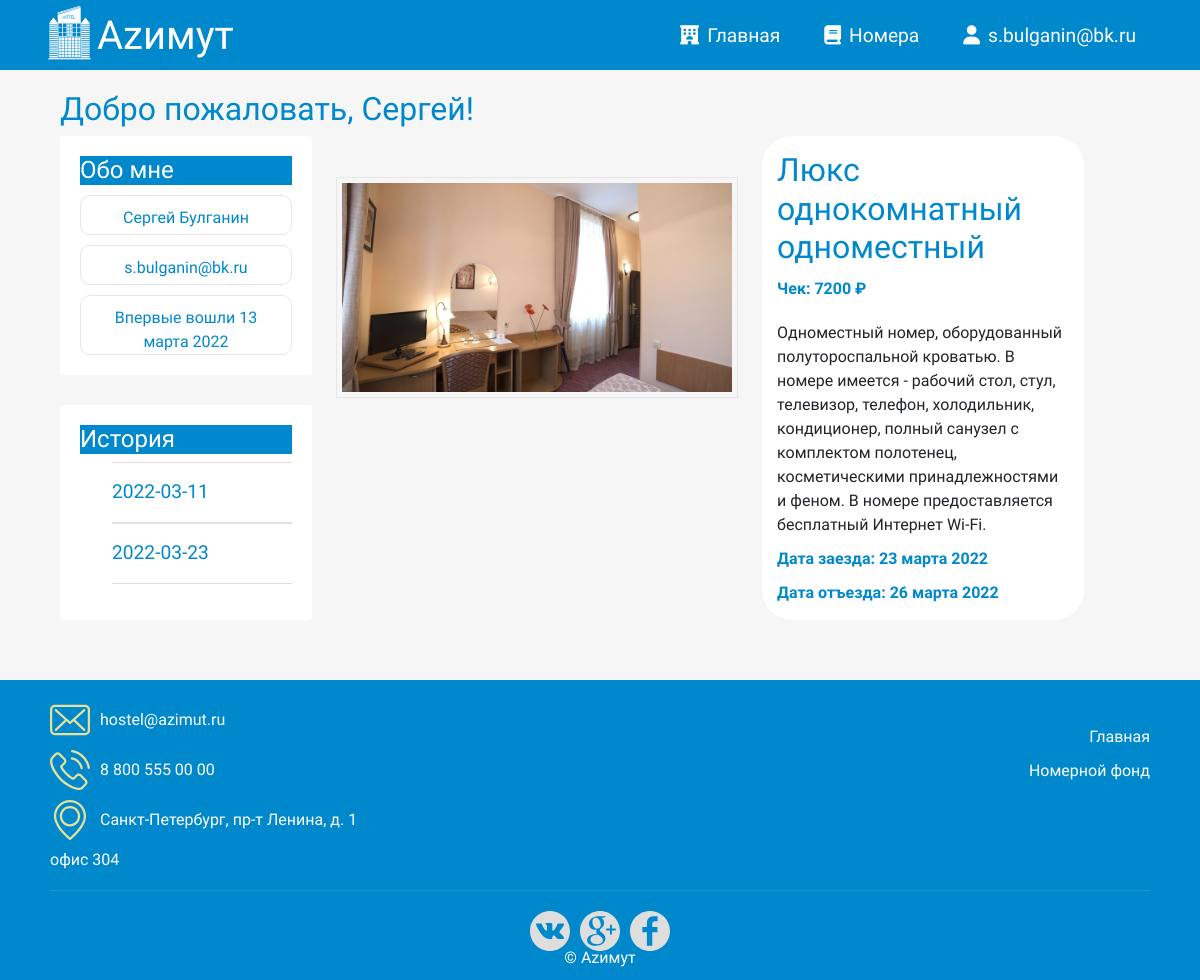
The app's page /index.php?page=profile (signed in) with its own data.
### tables this page shows
CREATE TABLE `transactions` (
  `id_transaction` int UNSIGNED NOT NULL,
  `user_id` int NOT NULL,
  `room_id` int NOT NULL,
  `checkin` date NOT NULL,
  `checkout` date NOT NULL,
  `cost` int NOT NULL
);

CREATE TABLE `rooms` (
  `id_room` int NOT NULL,
  `name` varchar(60) NOT NULL,
  `category_id` int NOT NULL,
  `room_count` int NOT NULL,
  `description` text NOT NULL,
  `status_id` int NOT NULL,
  `price` int NOT NULL,
  `photo` varchar(40) NOT NULL
);

### functions.php (called while the page is built, shortened)
<?php
	function dateFormat($date, $is_time = false){
		list($day, $time) = explode(' ', $date);
		switch( $day ){
           	default:
           		list($y, $m, $d)  = explode('-', $day);
           		$month_str = array(
           			'января', 'февраля', 'марта',
           			'апреля', 'мая', 'июня',
           			'июля', 'августа', 'сентября',
           			'октября', 'ноября', 'декабря'
           		);
           		$month_int = array(
           			'01', '02', '03',
           			'04', '05', '06',
           			'07', '08', '09',
           			'10', '11', '12'
           		);
             	$m = str_replace($month_int, $month_str, $m);
             	$result = $d.' '.$m.' '.$y;
        }
     	return $result;
    }
?>

### templates/profile.php (the view, shortened to what this page needs)
<?php
    require 'functions.php';
    if(!$_SESSION['id_user']) {
        header('location: ../../index.php?page=login');
    }else{
        $id_user = $_SESSION['id_user'];
        $user_name = $_SESSION['user_name'];
        $user_surname = $_SESSION['user_surname'];
        $created = dateFormat($_SESSION['created']);
        $user_email = $_SESSION['user_email'];
    }
?>
    <h2><?php echo "Добро пожаловать, $user_name!";?></h2>
    <div class="profile-content row">
        <div class="sidenavbar col-md-3 col-12">
            <div class="section aboutuser">
                <h4>Обо мне</h4>
                <div id="user-fio"><?php echo "$user_name $user_surname";?></div>
                <div id="user-email"><?php echo "$user_email";?></div>
                <div id="created"><?php echo " Впервые вошли $created";?></div>
            </div>
            <div class="section history">
                <h4>История</h4>
                <ul>
                    <?php
                        $sql_history = $link->query("SELECT * FROM `transactions`, `rooms` WHERE `transactions`.user_id = '$id_user' AND `transactions`.room_id = `rooms`.id_room");
                        foreach ($sql_history as $record):
                    ?>
                    <li><a href="index.php?page=transact&id_transaction=<?php echo $record['id_transaction'];?>"><?php echo $record['checkin']; ?></a></li>
                <?php endforeach; ?>
                </ul>
            </div>
        </div>
        <div class="room-info col-md-9 col-12">
            <div id="singleRoom-img">
                <img src="<?php echo $record['photo']; ?>" />
            </div>
            <div id="singleRoom-content">
                <h1 id="singleRoom-name"> <?php echo $record['name'];?> </h1>
                <div id="singleRoom-price">Чек: <?php echo $record['cost'] . ' ₽';?></div>
                <div id="singleRoom-desc"><?php echo $record['description']?></div>
                <div id="singleRoom-price">Дата заезда: <?php echo dateFormat($record['checkin']);?></div>
                <div id="singleRoom-price">Дата отъезда: <?php echo dateFormat($record['checkout']);?></div>
            </div>
        </div>
    </div>

### css/hotel.css (style rules this page uses)
* { font-family: 'Comfortaa', cursive; }
html, h1, h2, h3, h4, h5, h6 { color: #0088cc; }
body { background: #f6f6f6; }
a { text-decoration: none; color: inherit; }
#singleRoom-img { float: left; width: 50%; margin-right: 3%; margin-top: 5%; }
#singleRoom-img img { width: 100%; padding: 5px; border: 1px solid rgba(225, 225, 225, 0.7); }
#singleRoom-content { float: left; width: 40%; background: #fff; padding: 15px; margin-bottom: 5%; border-radius: 30px; }
#singleRoom-name { font-size: 2em; margin-top: 0; }
#singleRoom-desc { margin-top: 20px; }
#singleRoom-price { margin-top: 10px; color: #0088cc; font-weight: bold; }
.profile-content { display: flex; flex-direction: row; }
.room-info { width: 75%; }
.sidenavbar { width: 25%; }
.sidenavbar .section { background: #fff; padding: 20px; border-radius: 4px; margin-bottom: 30px; }
.sidenavbar .section h4 { background: #0088cc; color: #fff; }
#user-fio { height: 40px; width: 100%; margin-top: 10px; padding: 10px 10px; border: 1px solid #e6e6e6; border-radius: 10px; color: #0088cc; text-align: center; }
#user-email { height: 40px; width: 100%; margin-top: 10px; padding: 10px 10px; border: 1px solid #e6e6e6; border-radius: 10px; color: #0088cc; text-align: center; }
#created { height: 60px; width: 100%; margin-top: 10px; padding: 10px 10px; border: 1px solid #e6e6e6; border-radius: 10px; color: #0088cc; text-align: center; }
.sidenavbar .history ul li { margin: 0px; padding: 0px; list-style: none; border-top: 1px solid #e0e0e0; position: relative; }
.sidenavbar .history ul li a { display: block; padding: 15px 0px 15px 0px; border-bottom: 1px solid #e0e0e0; transition: all 0.3s; text-decoration: none; font-weight: 500; color: #0088cc; font-size: 1.2em; }

### records on screen
transactions: checkin "2022-03-11"
transactions: checkin "2022-03-23", cost "7200", checkin "23 марта 2022", checkout "26 марта 2022"
rooms: photo (picture), name "Люкс однокомнатный одноместный", description "Одноместный номер, оборудованный полутороспальной кроватью. В номере имеется - рабочий стол, стул, телевизор, телефон, холодильник, кондиционер, полный санузел с комплектом полотенец, косметическими принадлежностями и феном. В номере предоставляется бесплатный Интернет Wi-Fi."

### other values on screen
$_SESSION['user_email'] "s.bulganin@bk.ru"
$user_name "Сергей"
$user_surname "Булганин"
$user_email "s.bulganin@bk.ru"
$created "13 марта 2022"
